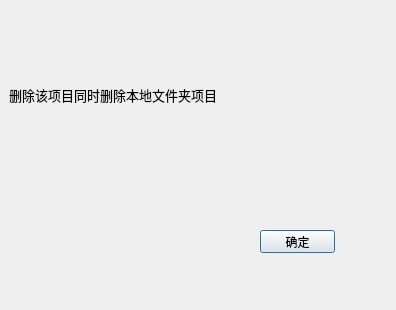
<?xml version="1.0" encoding="UTF-8"?>
<ui version="4.0">
 <class>removeProDialog</class>
 <widget class="QDialog" name="removeProDialog">
  <property name="geometry">
   <rect>
    <x>0</x>
    <y>0</y>
    <width>396</width>
    <height>310</height>
   </rect>
  </property>
  <property name="windowTitle">
   <string>Dialog</string>
  </property>
  <widget class="QLabel" name="label">
   <property name="geometry">
    <rect>
     <x>9</x>
     <y>9</y>
     <width>321</width>
     <height>171</height>
    </rect>
   </property>
   <property name="font">
    <font>
     <pointsize>10</pointsize>
    </font>
   </property>
   <property name="text">
    <string>删除该项目同时删除本地文件夹项目</string>
   </property>
  </widget>
  <widget class="QPushButton" name="pushButton">
   <property name="geometry">
    <rect>
     <x>260</x>
     <y>230</y>
     <width>75</width>
     <height>23</height>
    </rect>
   </property>
   <property name="text">
    <string>确定</string>
   </property>
  </widget>
 </widget>
 <resources/>
 <connections/>
</ui>
